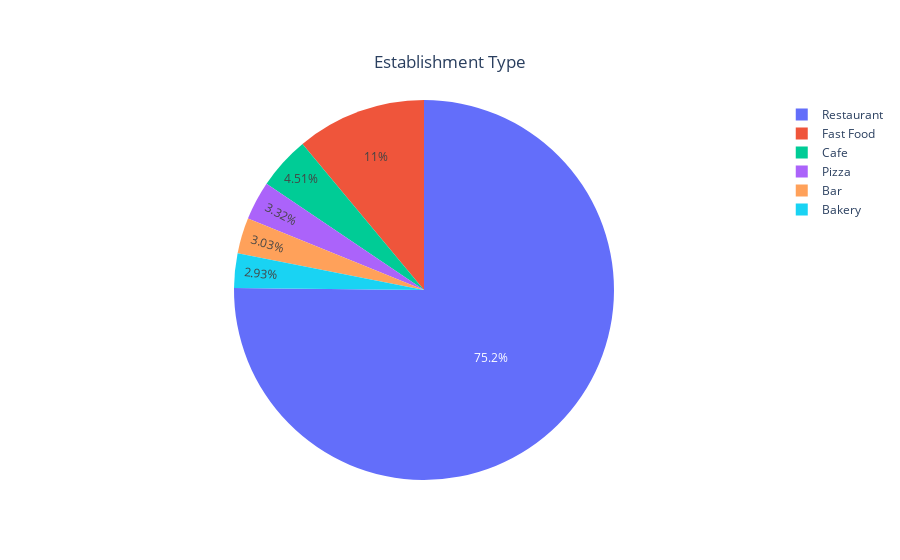

The code cell stored with this chart in its notebook:
### Code cell
#Visualising the data
name_rest = ['Restaurant', 'Fast Food', 'Cafe', 'Pizza', 'Bar','Bakery']
values = [7255, 1066, 435,320,292,283]

fig = go.Figure(data=[go.Pie(labels=name_rest, values=values)])
fig.update_layout(
    title={
        'text': "Establishment Type",
        'y':0.9,
        'x':0.5,
        'xanchor': 'center',
        'yanchor': 'top'})

fig.show()

### Figure 1 — Plotly figure (JSON) as saved in the notebook; plotly's stock layout.template omitted (floating-point values rounded to 4 significant figures)
{"data": [{"labels": ["Restaurant", "Fast Food", "Cafe", "Pizza", "Bar", "Bakery"], "type": "pie", "values": [7255, 1066, 435, 320, 292, 283]}], "layout": {"title": {"text": "Establishment Type", "x": 0.5, "xanchor": "center", "y": 0.9, "yanchor": "top"}}}
